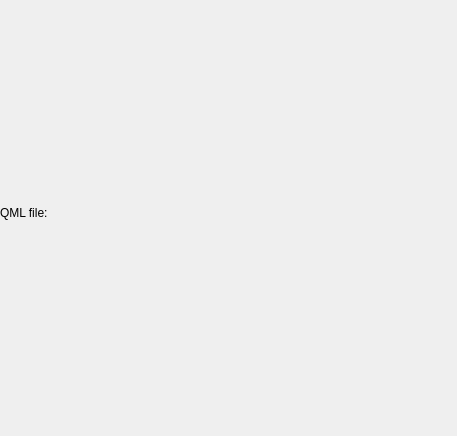
<?xml version="1.0" encoding="UTF-8"?>
<ui version="4.0">
 <class>PfdQmlGadgetOptionsPage</class>
 <widget class="QWidget" name="PfdQmlGadgetOptionsPage">
  <property name="geometry">
   <rect>
    <x>0</x>
    <y>0</y>
    <width>457</width>
    <height>436</height>
   </rect>
  </property>
  <property name="sizePolicy">
   <sizepolicy hsizetype="Expanding" vsizetype="Expanding">
    <horstretch>0</horstretch>
    <verstretch>0</verstretch>
   </sizepolicy>
  </property>
  <property name="windowTitle">
   <string>Form</string>
  </property>
  <layout class="QGridLayout" name="gridLayout_4">
   <property name="margin">
    <number>0</number>
   </property>
   <item row="0" column="0">
    <widget class="QScrollArea" name="scrollArea">
     <property name="frameShape">
      <enum>QFrame::NoFrame</enum>
     </property>
     <property name="lineWidth">
      <number>0</number>
     </property>
     <property name="widgetResizable">
      <bool>true</bool>
     </property>
     <widget class="QWidget" name="scrollAreaWidgetContents">
      <property name="geometry">
       <rect>
        <x>0</x>
        <y>0</y>
        <width>457</width>
        <height>436</height>
       </rect>
      </property>
      <layout class="QGridLayout" name="gridLayout_3">
       <property name="margin">
        <number>0</number>
       </property>
       <item row="0" column="0">
        <layout class="QHBoxLayout" name="horizontalLayout" stretch="0,0">
         <property name="spacing">
          <number>10</number>
         </property>
         <property name="sizeConstraint">
          <enum>QLayout::SetMaximumSize</enum>
         </property>
         <property name="bottomMargin">
          <number>10</number>
         </property>
         <item>
          <widget class="QLabel" name="label">
           <property name="text">
            <string>QML file: </string>
           </property>
          </widget>
         </item>
         <item>
          <widget class="Utils::PathChooser" name="qmlSourceFile" native="true">
           <property name="sizePolicy">
            <sizepolicy hsizetype="MinimumExpanding" vsizetype="Preferred">
             <horstretch>0</horstretch>
             <verstretch>0</verstretch>
            </sizepolicy>
           </property>
          </widget>
         </item>
        </layout>
       </item>
      </layout>
     </widget>
    </widget>
   </item>
  </layout>
 </widget>
 <customwidgets>
  <customwidget>
   <class>Utils::PathChooser</class>
   <extends>QWidget</extends>
   <header>utils/pathchooser.h</header>
   <container>1</container>
  </customwidget>
 </customwidgets>
 <resources/>
 <connections>
 </connections>
</ui>
